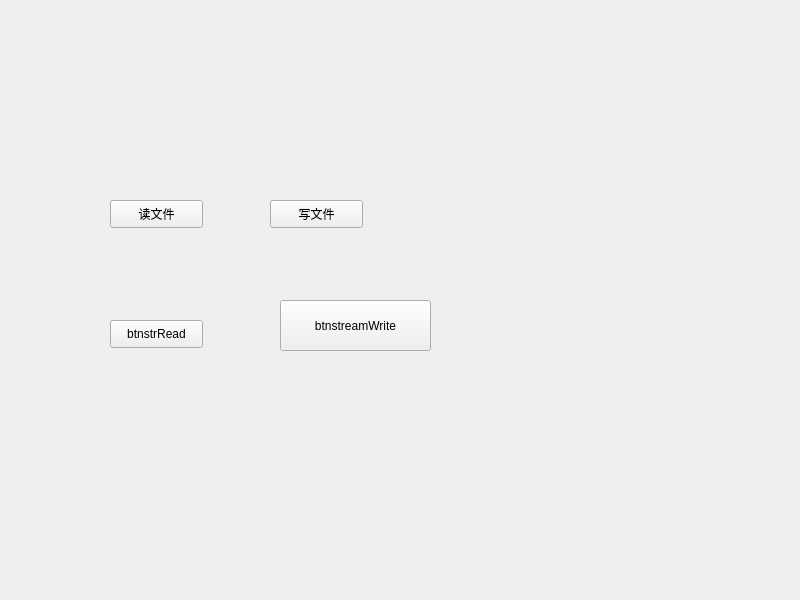
<?xml version="1.0" encoding="UTF-8"?>
<ui version="4.0">
 <class>Widget</class>
 <widget class="QWidget" name="Widget">
  <property name="geometry">
   <rect>
    <x>0</x>
    <y>0</y>
    <width>800</width>
    <height>600</height>
   </rect>
  </property>
  <property name="windowTitle">
   <string>Widget</string>
  </property>
  <widget class="QPushButton" name="btnRead">
   <property name="geometry">
    <rect>
     <x>110</x>
     <y>200</y>
     <width>93</width>
     <height>28</height>
    </rect>
   </property>
   <property name="text">
    <string>读文件</string>
   </property>
  </widget>
  <widget class="QPushButton" name="btnWrite">
   <property name="geometry">
    <rect>
     <x>270</x>
     <y>200</y>
     <width>93</width>
     <height>28</height>
    </rect>
   </property>
   <property name="text">
    <string>写文件</string>
   </property>
  </widget>
  <widget class="QPushButton" name="btnstrRead">
   <property name="geometry">
    <rect>
     <x>110</x>
     <y>320</y>
     <width>93</width>
     <height>28</height>
    </rect>
   </property>
   <property name="text">
    <string>btnstrRead</string>
   </property>
  </widget>
  <widget class="QPushButton" name="btnstreamWrite">
   <property name="geometry">
    <rect>
     <x>280</x>
     <y>300</y>
     <width>151</width>
     <height>51</height>
    </rect>
   </property>
   <property name="text">
    <string>btnstreamWrite</string>
   </property>
  </widget>
 </widget>
 <resources/>
 <connections/>
</ui>
